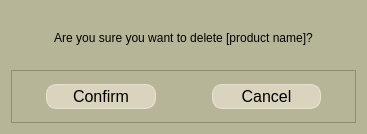
<?xml version="1.0" encoding="UTF-8"?>
<ui version="4.0">
 <class>DeleteProductDialog</class>
 <widget class="QDialog" name="DeleteProductDialog">
  <property name="geometry">
   <rect>
    <x>0</x>
    <y>0</y>
    <width>367</width>
    <height>134</height>
   </rect>
  </property>
  <property name="windowTitle">
   <string>Delete Product</string>
  </property>
  <property name="styleSheet">
   <string notr="true">QWidget{
background-color:rgb(183, 181, 151);
}</string>
  </property>
  <layout class="QVBoxLayout" name="verticalLayout">
   <item>
    <widget class="QLabel" name="notification">
     <property name="styleSheet">
      <string notr="true">QLabel {
    font: 700 ;
    color: black; /* Sets the font color to black */
}
</string>
     </property>
     <property name="text">
      <string>Are you sure you want to delete [product name]?</string>
     </property>
     <property name="alignment">
      <set>Qt::AlignCenter</set>
     </property>
     <property name="wordWrap">
      <bool>true</bool>
     </property>
    </widget>
   </item>
   <item>
    <widget class="QFrame" name="frame">
     <property name="frameShape">
      <enum>QFrame::StyledPanel</enum>
     </property>
     <property name="frameShadow">
      <enum>QFrame::Raised</enum>
     </property>
     <layout class="QHBoxLayout" name="horizontalLayout">
      <item>
       <widget class="QPushButton" name="confirm">
        <property name="styleSheet">
         <string notr="true">QPushButton{
background-color: rgb(218, 211, 190);

color: black;
border: 1px solid rgba(255, 255, 255, 0.5);
border-radius: 10px;
font-size: 16px;
padding:2px;
text-align: center;
margin-left: 25px;
margin-right:25px;
}

QPushButton:hover {
                    background-color: #2980b9; /* Darker blue on hover */
                }
                QPushButton:pressed {
                    background-color: #1f618d; /* Even darker blue when pressed */
                }</string>
        </property>
        <property name="text">
         <string>Confirm</string>
        </property>
       </widget>
      </item>
      <item>
       <widget class="QPushButton" name="cancel">
        <property name="styleSheet">
         <string notr="true">QPushButton{
background-color: rgb(218, 211, 190);

color: black;
border: 1px solid rgba(255, 255, 255, 0.5);
border-radius: 10px;
font-size: 16px;
padding:2px;
text-align: center;
margin-left: 25px;
margin-right:25px;
}

QPushButton:hover {
background-color: #e74c3c;
}

QPushButton:pressed {
background-color: #e74c3c;
}
</string>
        </property>
        <property name="text">
         <string>Cancel</string>
        </property>
       </widget>
      </item>
     </layout>
    </widget>
   </item>
  </layout>
 </widget>
 <resources/>
 <connections/>
</ui>
